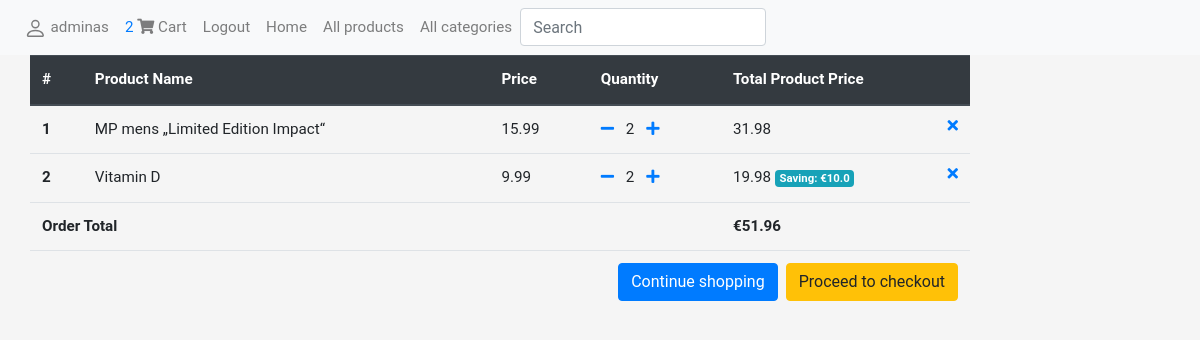
The app's page /eshop/order-summary/ (signed in), older data.
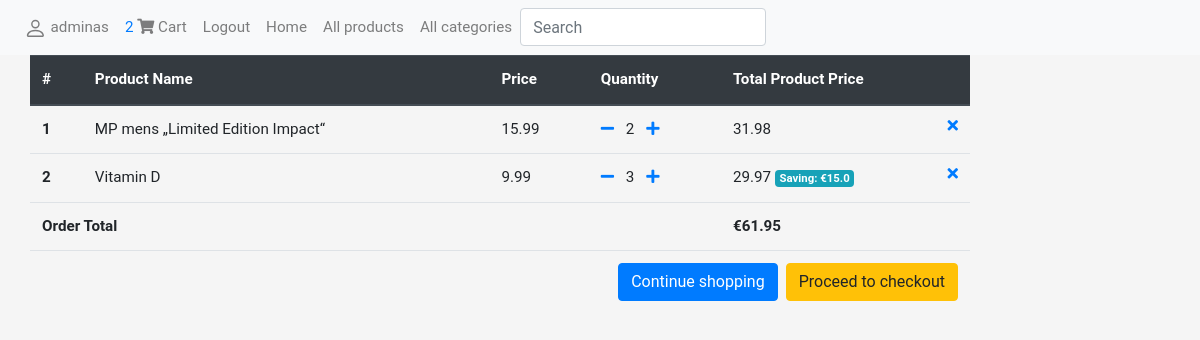
The same page, newer data.
### eshop/models.py (models this page shows, shortened)
class OrderProduct(models.Model):
    ordered = models.BooleanField(default=False)
    product = models.ForeignKey('Product', on_delete=models.CASCADE)
    quantity = models.IntegerField(default=0)
    order = models.ForeignKey('Order', on_delete=models.CASCADE, null=True)
    def get_total_product_price(self):
        return self.quantity * self.product.price
    def get_total_discount_product_price(self):
        return self.quantity * self.product.discount_price
    def get_total_savings(self):
        return round(self.get_total_product_price() - self.get_total_discount_product_price(), 2)
    def get_final_price(self):
        if self.product.discount_price:
            return self.get_total_discount_product_price()
        else:
            return self.get_total_product_price()

class Product(models.Model):
    name = models.CharField('Name', max_length=200)
    category = models.ForeignKey('Category', on_delete=models.SET_NULL, null=True)
    sub_category = models.ForeignKey('SubCategory', on_delete=models.SET_NULL, null=True)
    description = models.TextField(
        'Description', max_length=1000, help_text='Short description of the product')
    price = models.FloatField('Price', help_text='Price of the product')
    discount_price = models.FloatField(blank=True, null=True)
    picture = models.ImageField('Picture', upload_to='pictures', null=True)
    slug = models.SlugField()

### eshop/views.py (the view)
# urls.py: path('order-summary/', views.OrderSummaryView.as_view(), name='order-summary'),
class OrderSummaryView(LoginRequiredMixin, generic.View):
    def get(self, *args, **kwargs):
        try:
            order = OrderProduct.objects.filter(order__user=self.request.user, ordered=False, order__ordered=False)
            total = 0
            billing_address = BillingAddress.objects.filter(user=self.request.user)
            for order_item in order:
                total += order_item.get_final_price()
            context = {
                'billing_address': billing_address,
                'object': order,
                'total': round(total, 2)  #allows only 2 decimal after dot
            }
            return render(self.request, 'order_summary.html', context)
        except ObjectDoesNotExist:
            messages.warning(self.request, "You do not have an active order")
            return redirect("/")

### eshop/templatetags/cart_template_tags.py (called while the page is built)
@register.filter
def cart_item_count(user):
    if user.is_authenticated:
        qs = OrderProduct.objects.filter(order__user=user, ordered=False, order__ordered=False)
        if qs:
            return qs.count()
    return 0

### eshop/templates/order_summary.html
{% extends "base.html" %}
{% block content %}
<div class="container-fluid justify-content-center">
<table class="table pr-0">
  <thead class="thead-dark">
    <tr>
      <th scope="col">#</th>
      <th scope="col">Product Name</th>
      <th scope="col">Price</th>
      <th scope="col">Quantity</th>
      <th scope="col">Total Product Price</th>
    </tr>
  </thead>
  <tbody>
    {% for order_item in object %}
    <tr>
      <th scope="row">{{ forloop.counter }}</th>
      <td>{{ order_item.product.name }}</td>
      <td>{% if order_item.product.discount_price %}
          {{ order_item.product.discount_price }}
          {% else %}
          {{ order_item.product.price }}
          {% endif %}
      </td>
      <td>
          <a href="{% url 'eshop:remove-from-cart' order_item.product.slug %}" ><i class="fas fa-minus mr-2"></i></a>
          {{ order_item.quantity }}
          <a href="{% url 'eshop:add-to-cart' order_item.product.slug %}"><i class="fas fa-plus ml-2"></i></a></td>
      <td>
          {% if order_item.product.discount_price %}
          {{ order_item.get_total_discount_product_price }}
          <span class="badge badge-info">Saving: €{{ order_item.get_total_savings }}</span>
          {% else %}
          {{ order_item.get_total_product_price }}
          {% endif %}
          <a href="{% url 'eshop:full-remove-from-cart' order_item.product.slug %}"><i class="fas fa-times float-right"></i></a>
      </td>
    </tr>
    {% endfor %}
    {% if total < 0.01 %}
    <tr>
        <td colspan="6">Your cart is empty</td>
    </tr>
    <tr>
        <td colspan="6">
            <a class="btn btn-primary float-right" href="/">Continue shopping</a>
        </td>
    </tr>
    {% else %}
    <tr>
        <td colspan="4"><strong>Order Total</strong></td>
        <td><strong>€{{ total }}</strong></td>
    </tr>
    <tr>
        <td colspan="6">
            {% if not billing_address %}
                <a class="btn btn-warning float-right ml-2" href="{% url 'eshop:checkout' %}">Proceed to checkout</a>
            {% else %}
                <a class="btn btn-warning float-right ml-2" href="{% url 'eshop:process-payment' %}">Proceed to checkout</a>
            {% endif %}
            <a class="btn btn-primary float-right" href="/">Continue shopping</a>
        </td>
    </tr>
    {% endif %}
  </tbody>
</table>
</div>
{% endblock %}

### eshop/templates/base.html (shortened to what this page needs)
<!DOCTYPE html>
<html lang="en">
<head>
  <link rel="stylesheet" href="https://use.fontawesome.com/releases/v5.8.1/css/all.css">
  <link rel="stylesheet" href="https://stackpath.bootstrapcdn.com/bootstrap/4.2.1/css/bootstrap.min.css">
  {% load static %}
  {% load cart_template_tags %}
  <link rel="stylesheet" href="{% static 'css/styles.css' %}">
</head>
<body>
<nav class="navbar navbar-expand-lg navbar-light bg-light">
    <div class="collapse navbar-collapse" id="navbarSupportedContent">
      {% block sidebar %}
        <ul class="navbar-nav mr-auto">
          {% if user.is_authenticated %}
            <li class="nav-item">
              <a class="nav-link" href="{% url 'eshop:profile' %}">
            {{ user.get_username }}
              </a>
            </li>
             <li class="nav-item">
                <a href="{% url 'eshop:order-summary' %}" class="nav-link waves-effect">
                  <span class="red z-depth-1 text-primary"> {{ request.user|cart_item_count }} </span>
                  <i class="fas fa-shopping-cart"></i>
                  <span class="clearfix d-none d-sm-inline-block"> Cart </span>
                </a>
             </li>
            <li class="nav-item"><a class="nav-link" href="{% url 'logout' %}">Logout</a></li>
          {% else %}
            <li class="nav-item"><a class="nav-link" href="{% url 'login' %}?next=/">Login</a></li>
            <li class="nav-item"><a class="nav-link" href="{% url 'eshop:register' %}?next={% url 'login' %}">Register</a></li>
          {% endif %}
          <li class="nav-item"><a class="text-decoration-none nav-link" href="{% url 'eshop:index' %}">Home</a></li>
          <li class="nav-item"><a class="text-decoration-none nav-link" href="{% url 'eshop:products' %}">All products</a></li>
          <li class="nav-item"><a class="text-decoration-none nav-link" href="{% url 'eshop:categories' %}">All categories</a></li>
          <li class="nav-item">
            <form action="{% url 'eshop:search' %}" method="get" class="form-inline my-2 my-lg-0">
            <input name="query" class="form-control" type="text" placeholder="Search">
            </form>
          </li>
        </ul>
     {% endblock %}
      </div>
    </nav>
      <div class="col-sm-10 p-0">
        <div class="container justify-content-center">
          {% block content %}{% endblock %}
        </div>
      </div>
</body>
</html>

### eshop/static/css/styles.css (style rules this page uses)
body { font-family: Roboto, -apple-system, BlinkMacSystemFont, "Segoe UI", Roboto, "Helvetica Neue", Arial, sans-serif, "Apple Color Emoji", "Segoe UI Emoji", "Segoe UI Symbol", "Noto Color Emoji"; font-size: 0.95rem; font-weight: 400; line-height: 1.5385; color: #333; background-color: #f5f5f5 }
a { text-decoration: none !important }

Row changes from the older to the newer data that the page shows:
changed OrderProduct "Vitamin D": quantity "2" → "3"; get_total_discount_product_price "19.98" → "29.97"; get_total_savings "10.0" → "15.0"
Text that changed along with them:
{{ total }}: "51.96" → "61.95"
